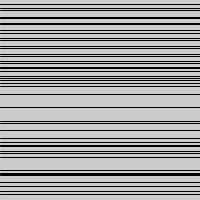
Frame 1 (no input)
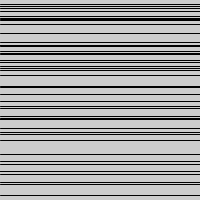
Frame 60 (the mouse pressed at the canvas centre just before this capture)
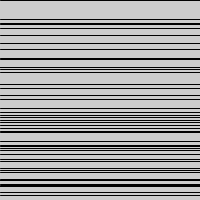
Frame 120 (the mouse held since frame 60 and released just before this capture)

The Processing sketch that drew these frames (run headless with seeded random() and noise(); from frame 60 on, the mouse is pressed at the canvas centre):

// Processing sketch: HLine_class_array_example
// ── HLine_class_array_example.pde
// Declare and construct two objects (h1, h2) from the class HLine 
int number_lines = 50;
HLine[] hl = new HLine[number_lines]; 
 
void setup() 
{
  size(200, 200);
  for (int i=0; i<hl.length; i++) hl[i] = new HLine(random(200), random(5));
  
}

void draw() { 
  background(204);
  for (int i=0; i<hl.length; i++) hl[i].update(); 
} 
 
class HLine { 
  float ypos, speed; 
  HLine (float y, float s) {  
    ypos = y; 
    speed = s; 
  } 
  void update() { 
    ypos += speed; 
    if (ypos > height) { 
      ypos = 0; 
    } 
    line(0, ypos, width, ypos); 
  } 
} 
